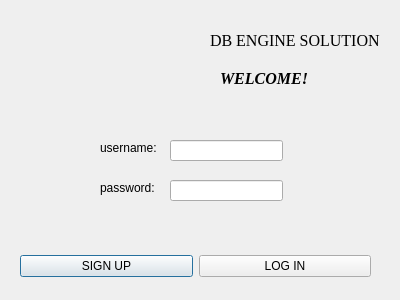
<?xml version="1.0" encoding="UTF-8"?>
<ui version="4.0">
 <class>AuthentificationWindow</class>
 <widget class="QDialog" name="AuthentificationWindow">
  <property name="geometry">
   <rect>
    <x>0</x>
    <y>0</y>
    <width>400</width>
    <height>300</height>
   </rect>
  </property>
  <property name="windowTitle">
   <string>AUTHENTIFICATION</string>
  </property>
  <widget class="QWidget" name="layoutWidget">
   <property name="geometry">
    <rect>
     <x>20</x>
     <y>250</y>
     <width>351</width>
     <height>33</height>
    </rect>
   </property>
   <layout class="QHBoxLayout">
    <property name="spacing">
     <number>6</number>
    </property>
    <property name="margin" stdset="0">
     <number>0</number>
    </property>
    <item>
     <widget class="QPushButton" name="signupButton">
      <property name="text">
       <string>SIGN UP</string>
      </property>
     </widget>
    </item>
    <item>
     <widget class="QPushButton" name="loginButton">
      <property name="text">
       <string>LOG IN</string>
      </property>
     </widget>
    </item>
   </layout>
  </widget>
  <widget class="QLabel" name="label">
   <property name="geometry">
    <rect>
     <x>100</x>
     <y>140</y>
     <width>61</width>
     <height>16</height>
    </rect>
   </property>
   <property name="text">
    <string>username: </string>
   </property>
  </widget>
  <widget class="QLabel" name="label_2">
   <property name="geometry">
    <rect>
     <x>100</x>
     <y>180</y>
     <width>61</width>
     <height>16</height>
    </rect>
   </property>
   <property name="text">
    <string>password:</string>
   </property>
  </widget>
  <widget class="QLineEdit" name="usernameEdit">
   <property name="geometry">
    <rect>
     <x>170</x>
     <y>140</y>
     <width>113</width>
     <height>21</height>
    </rect>
   </property>
  </widget>
  <widget class="QLineEdit" name="passwordEdit">
   <property name="geometry">
    <rect>
     <x>170</x>
     <y>180</y>
     <width>113</width>
     <height>21</height>
    </rect>
   </property>
   <property name="echoMode">
    <enum>QLineEdit::EchoMode::Password</enum>
   </property>
  </widget>
  <widget class="QLabel" name="label_4">
   <property name="geometry">
    <rect>
     <x>210</x>
     <y>30</y>
     <width>191</width>
     <height>20</height>
    </rect>
   </property>
   <property name="font">
    <font>
     <family>Times New Roman</family>
     <pointsize>12</pointsize>
    </font>
   </property>
   <property name="text">
    <string>DB ENGINE SOLUTION</string>
   </property>
  </widget>
  <widget class="QLabel" name="label_5">
   <property name="geometry">
    <rect>
     <x>220</x>
     <y>70</y>
     <width>121</width>
     <height>16</height>
    </rect>
   </property>
   <property name="font">
    <font>
     <family>Times New Roman</family>
     <pointsize>12</pointsize>
     <italic>true</italic>
     <bold>true</bold>
    </font>
   </property>
   <property name="text">
    <string>WELCOME!</string>
   </property>
  </widget>
  <widget class="QLabel" name="label_3">
   <property name="geometry">
    <rect>
     <x>80</x>
     <y>10</y>
     <width>121</width>
     <height>91</height>
    </rect>
   </property>
   <property name="text">
    <string/>
   </property>
   <property name="pixmap">
    <pixmap>Images/AuthentificationWindowImage_size.jpg</pixmap>
   </property>
  </widget>
 </widget>
 <resources/>
 <connections>
  <connection>
   <sender>signupButton</sender>
   <signal>clicked()</signal>
   <receiver>AuthentificationWindow</receiver>
   <slot>accept()</slot>
   <hints>
    <hint type="sourcelabel">
     <x>278</x>
     <y>253</y>
    </hint>
    <hint type="destinationlabel">
     <x>96</x>
     <y>254</y>
    </hint>
   </hints>
  </connection>
  <connection>
   <sender>loginButton</sender>
   <signal>clicked()</signal>
   <receiver>AuthentificationWindow</receiver>
   <slot>reject()</slot>
   <hints>
    <hint type="sourcelabel">
     <x>369</x>
     <y>253</y>
    </hint>
    <hint type="destinationlabel">
     <x>179</x>
     <y>282</y>
    </hint>
   </hints>
  </connection>
 </connections>
</ui>
